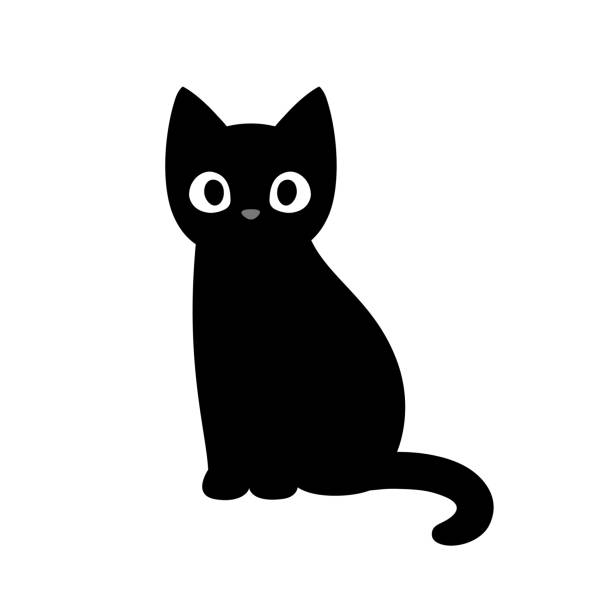
#> input picture recurrentTheme.jpg, 612 x 612 px
$ python main.py
#> lines starting #> are read from the running program, lines starting #| are printed output that depends on the picture
### halftoning.py
import random as rd
import numpy as np
from PIL import Image, ImageOps
import math

########################################################################################################################
# Image stippling, take the image as input and do all the processing to generate stippling vertices.
########################################################################################################################
# Used this source for Stippling: https://www.cs.ubc.ca/labs/imager/tr/2002/secord2002b/secord.2002b.pdf

def rejectionSampling(n, path, imagestyle="brightness", x_pixel_distance = 5, y_pixel_distance = 5, contrast_threshold = 0.15, smoothing_constant = 0, invert = False):
    """
    :param n:   Desired amount of samples
    :param path:   path to image file for halftoning
    :return:    Set of crude initial stippling points
    :imagestyle: brightness or contrast as a method of point selection
    :x_pixel_distance: and :y_pixel_distance: the pixel shifts used to determine contrast between pixels
    :contrast_threshold: the value about which a threshold for point selection is formed - 100% acceptance if smoothing_constant = 0 and contrast exceeds threshold
    :smoothing_constant: Linear smoothening of probability of a point being selected about the contrast threshold - allows for lower contrast to be accepted, and higher contrast to be accepted less frequently
    :invert: If on, takes points only similar to local pixels for contrast method, or points closer to white for brightness method. If off, takes points only different from local pixels for contrast
    method, or points closer to black for brightness method.
    """
#> called with n = 200, path = 'recurrentTheme.jpg', imagestyle = 'brightness', x_pixel_distance = 5, y_pixel_distance = 5, contrast_threshold = 0.15, smoothing_constant = 0, invert = False
    # Rotate and flip image
    M = Image.open(path).rotate(180)
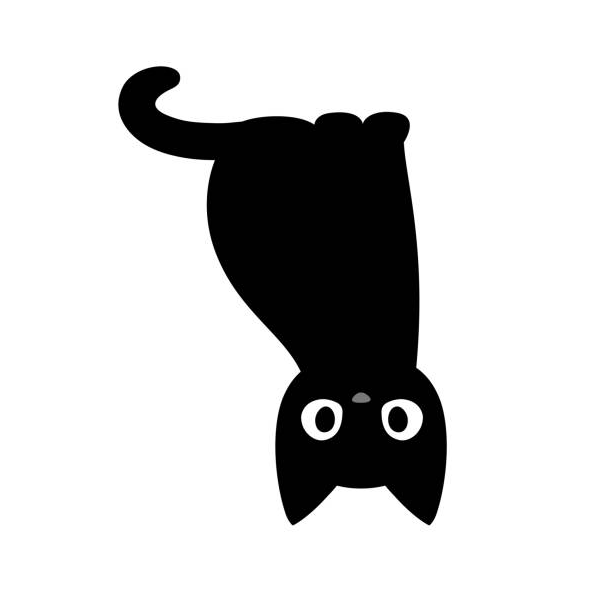
#> M: PIL image 612x612 L; min 0, max 255, mean 207
    M = ImageOps.mirror(M)
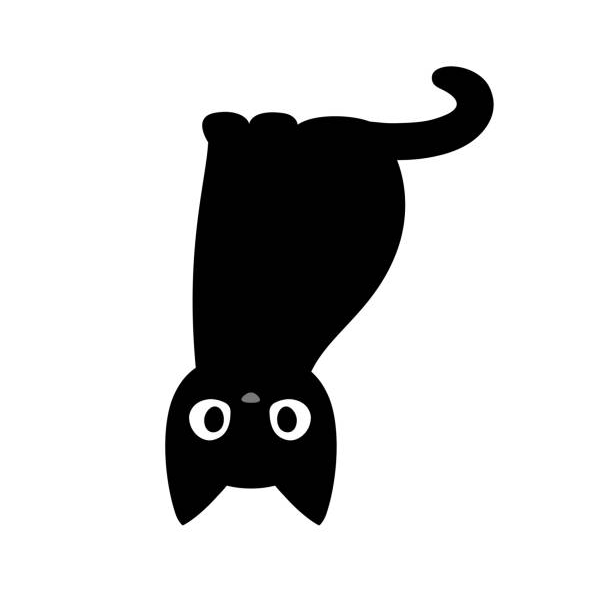
#> M: PIL image 612x612 L; min 0, max 255, mean 207
    #CONTRAST METHOD
    if imagestyle == "contrast":
        #checking some input values are legitimate
        if contrast_threshold < 0 or contrast_threshold > 1:
            raise ValueError("Contrast threshold must be a number between 0 and 1, inclusive.")
        if abs(x_pixel_distance) > M.size[0]:
            raise ValueError("x pixel shift exceeds number of x pixels")
        if abs(y_pixel_distance) > M.size[1]:
            raise ValueError("y pixel shift exceeds number of y pixels")
        #creating NP array based on image
        M_array = np.array(list(M.getdata()))
        #Checking if image has RGB pixels - if not, 'broadcasts' to RGB
        if M_array.size != M.size[1]*M.size[0]*3:
            M_array = np.stack((M_array,)*3, axis = 1)
        #reshaping array into image dimensions
        img_pixels = M_array.reshape((M.size[1], M.size[0], 3))/255
        #creating shifted contrast array based on x,y pixel distance constants
        contrast_array = np.array([[np.linalg.norm(img_pixels[i, j, :] - img_pixels[i-x_pixel_distance, j-y_pixel_distance, :])/np.sqrt(3) for j in range(max(0,x_pixel_distance), min(M.size[0], M.size[0]+x_pixel_distance))] for i in range(max(0,y_pixel_distance), min(M.size[1], M.size[1]+y_pixel_distance))])
        r = len(contrast_array)
        c = len(contrast_array[0])
        a = 0
        #preemptively creating blank point
        X = [0] * n
        Y = [0] * n
        #creating appropriate smoothing function, if smoothing is enabled
        if smoothing_constant > 0 and smoothing_constant <= 1:
            smoothing_slope = 1/(2*contrast_threshold*smoothing_constant)
        #raising value error if smoothing error is impossible value
        elif smoothing_constant < 0 or smoothing_constant > 1:
            raise ValueError("Smoothing constant must be a value between 0 and 1, inclusive.")
        #checking if inversion is on, reflecting acceptance probabilities about 0.5 if so
        if invert == False:
            if smoothing_constant == 0:
                while a < n:
                    #choosing random x and y points
                    x = int(rd.uniform(0, c))
                    y = int(rd.uniform(0, r))
                    #accepting all points with sufficient contrast, incrementing point accepted counter
                    if contrast_array[y][x] > contrast_threshold:
                        X[a] = x
                        Y[a] = y
                        a += 1
            else:
                #mostly identical code
                x = int(rd.uniform(0, c))
                y = int(rd.uniform(0, r))
                #creating acceptance probability for point based on appropriate smoothing function if so
                acceptance_probability = max(min(1, smoothing_slope*(contrast_array[y][x]-contrast_threshold)+0.5), 0)
                #randomly accepting point and incrementing points accepted, otherwise it returns to the pool of possible points to be selected
                if rd.random() < acceptance_probability:
                    X[a] = x
                    Y[a] = y
                    a += 1
        else:
            #mostly identical code
            if smoothing_constant == 0:
                while a < n:
                    x = int(rd.uniform(0, c))
                    y = int(rd.uniform(0, r))
                    #switching inequality sign
                    if contrast_array[y][x] < contrast_threshold:
                        X[a] = x
                        Y[a] = y
                        a += 1
            else:
                x = int(rd.uniform(0, c))
                y = int(rd.uniform(0, r))
                #1-acceptance probability, in order to reflect values between 0 and 1 about 0.5
                acceptance_probability = max(min(1, 1-smoothing_slope*(contrast_array[y][x]-contrast_threshold)+0.5), 0)
                if rd.random() < acceptance_probability:
                    X[a] = x
                    Y[a] = y
                    a += 1
        #returning appropriate array
        return np.array([[X[i], Y[i]] for i in range(len(X))])

    #BRIGHTNESS METHOD
    #majority of pieces of code are identical to those in contrast method - refer to comments above
    if imagestyle == "brightness":
        M_gray = M.convert('L')
        M_pixels = np.array(list(M_gray.getdata())).reshape((M_gray.size[1], M_gray.size[0]))/255
        r = len(M_pixels)      # Rows
#> r = 612
        c = len(M_pixels[0])   # Columns
#> c = 612
        a = 0           # Accepted samples
        X = [0] * n
        Y = [0] * n
        if invert == False:
            while a < n:
                x = int(rd.uniform(0, c))
                y = int(rd.uniform(0, r))
                u = rd.uniform(0, 1)
                if u > M_pixels[y][x]:
                    X[a] = x
                    Y[a] = y
                    a += 1
#> this loop made 1237 passes
#> (x, y) on passes 1 to 3: (516, 463), (158, 312), (479, 185)
#> after the loop, X = 200 values, max 485 at index 157, min 166 at index 72, mean 296.1; Y = 200 values, max 508 at index 133, min 78 at index 141, mean 288.4; a = 200
        else:
            while a < n:
                x = int(rd.uniform(0, c))
                y = int(rd.uniform(0, r))
                u = rd.uniform(0, 1)
                if u < M_pixels[y][x]:
                    X[a] = x
                    Y[a] = y
                    a += 1
        return np.array([[X[i], Y[i]] for i in range(len(X))])

### graph.py
# Create Graph class here, with appropriate built in methods
# OR-Tools https://developers.google.com/optimization/install/python/windows
from ortools.constraint_solver import routing_enums_pb2
from ortools.constraint_solver import pywrapcp
import numpy as np
from tqdm import tqdm
from matplotlib import pyplot as plt
from scipy import interpolate

class Graph:
    def __init__(self) -> None:
        """Initlializes Graph object.
        All attributes initially None.

        self.nodes shall contain array of nodes in graph
        self.distM will be a matrix containing all mutual distances of nodes.
        """
        self.nodes = None
        self.distM = None

    def setNodes(self, nodes):
        """Sets self.nodes to given nodes after removing duplicates

        Args:
            nodes (numpy ndarray): Array of nodes

        Raises:
            TypeError: If nodes not a numpy array
            ValueError: If array has wrong shape
        """
        # Error handling
        if not isinstance(nodes,np.ndarray):
            raise TypeError("Nodes must be a numpy array")
        if nodes.shape[1] != 2:
            raise ValueError("Array must have 2 columns")

        # Remove duplicates
        tuplelist = [tuple(row) for row in nodes]
        self.nodes = np.unique(tuplelist, axis=0)

    def setDistMatrix(self):
        """
        Creates and sets self.distM to the distance matrix.
        """
        n = len(self.nodes)
        dist = np.zeros((n,n))
        for i in tqdm(range(n)):  #Progress bar for the outer loop
            for j in range(i+1):
                P1, P2 = self.nodes[i], self.nodes[j]
                d = np.sqrt((P1[0]-P2[0])**2+(P1[1]-P2[1])**2)
                dist[i][j], dist[j][i] = d, d
        self.distM = dist


    def TSP(self, scalingfactor = 100, timelimit=30):
        """Approximately solves TSP on nodes in self using a heuristic.

        Args:
            scalingfactor (int, optional): Factor to reduce rounding error, must be higher if points are close.
            timelimit (int, optional): The time limit for the TSP solver, it will not run longer than that.
        """
        #Solve TSP here and return graph object with adjacencylist containing the edges
        #approximated Hamiltonian cycle.
        #From OR tools documentation:

        # Structure needed for package TSP solver.
        # depot -> starting node
        # num_vehicles -> number of "salesmen"
        data = {"distance_matrix":self.distM,"num_vehicles":1,"depot":0}
        manager = pywrapcp.RoutingIndexManager(len(data['distance_matrix']),data['num_vehicles'], data['depot'])
        routing = pywrapcp.RoutingModel(manager)

        # [13 lines left out: function distance_callback, not called in this run]

        transit_callback_index = routing.RegisterTransitCallback(distance_callback)
        #Set cost function
        routing.SetArcCostEvaluatorOfAllVehicles(transit_callback_index)

        print("TSP solver framework constructed. Setting solver parameters")

        # Set search parameters and heuristic
        search_parameters = pywrapcp.DefaultRoutingSearchParameters()
        # Heuristic 1
        #search_parameters.first_solution_strategy = (routing_enums_pb2.FirstSolutionStrategy.PATH_CHEAPEST_ARC)

        # Heuristic 2
        search_parameters.local_search_metaheuristic = (routing_enums_pb2.LocalSearchMetaheuristic.GUIDED_LOCAL_SEARCH)
        search_parameters.time_limit.seconds = timelimit  # Sets alotted time limit
        search_parameters.log_search = True # Prints log information during solving.

        print("Solving...")
        # Solve
        solution = routing.SolveWithParameters(search_parameters)

        print("Solver finished")
        # Get the approximated optimal order of nodes for the shortest path as a list of indexes
        index = routing.Start(0)
        route = [manager.IndexToNode(index)]
        while not routing.IsEnd(index):
            index = solution.Value(routing.NextVar(index))
            route.append(manager.IndexToNode(index))

        # re-order self.nodes to be order of (approximately) optimal path
        self.nodes = self.nodes[route]
        self.distM = None   # Distance matrix no longer valid

    def plot(self, style="line"):
        """Plots the nodes of the graph in the given style.

        Args:
            style (str, optional): Plots line graph, spline graph or point graph. Defaults to "line".
        """
        fig, ax = plt.subplots(1,1)
        if style=="line":
            ax.plot(self.nodes[:,0], self.nodes[:,1])
        elif style=="spline":
            X = self.nodes[:,0]
            Y = self.nodes[:,1]
            #create spline function
            f, _ = interpolate.splprep([X, Y], s=0, per=True)
            #Create interpolated list of points and plot
            xint, yint = interpolate.splev(np.linspace(0, 1, len(self.nodes)*20), f)
            ax.plot(xint, yint)
        else:
            ax.plot(self.nodes[:,0], self.nodes[:,1],"b.",markersize=1)
        plt.show()

### main.py
from graph import Graph
from halftoning import rejectionSampling

# Generate test data points
n=200
# Path to image file
path = 'recurrentTheme.jpg'
# Generate points
nodes = rejectionSampling(n, path, imagestyle = "brightness")
#> nodes = 200 pairs, first value 166 to 485, second value 78 to 508

# Create graph object solve TSP
G = Graph()
G.setNodes(nodes)
#> in setNodes, `tuplelist = [tuple(row) for row in nodes]`: tuplelist has the same summary as nodes outside setNodes
#> in setNodes, `self.nodes = np.unique(tuplelist, axis=0)`: self.nodes has the same summary as nodes outside setNodes
G.setDistMatrix()
#> in setDistMatrix, `n = len(self.nodes)`: n = 200
#> after the loop in setDistMatrix, `for i in tqdm(range(n)):`:
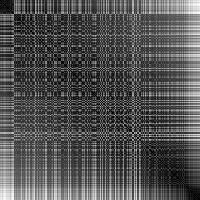
#> dist: shape (200, 200) float64; min 0, max 509.8, mean 167.3; drawn with min black and max white
G.TSP(timelimit=30)
#> (the call stopped at in TSP, `manager = pywrapcp.RoutingIndexManager(len(data['distance_matrix']),da..`: ortools is not available in this run)

# Plot points and approximate optimal path
G.plot(style="point")
#> in plot, `plt.show()`:
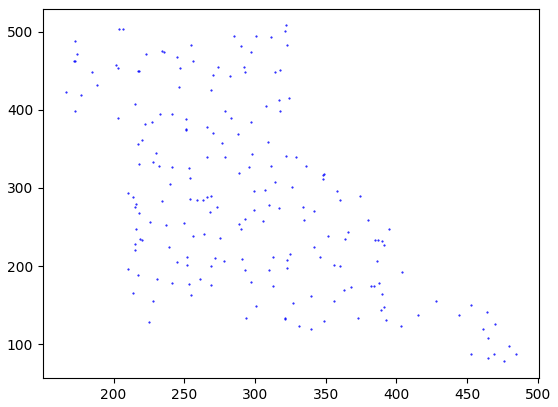
#> figure drawn by matplotlib, 1 panel
G.plot(style="line")
#> call 2 of plot, with style = 'line'
#> in plot (call 2), `plt.show()`:
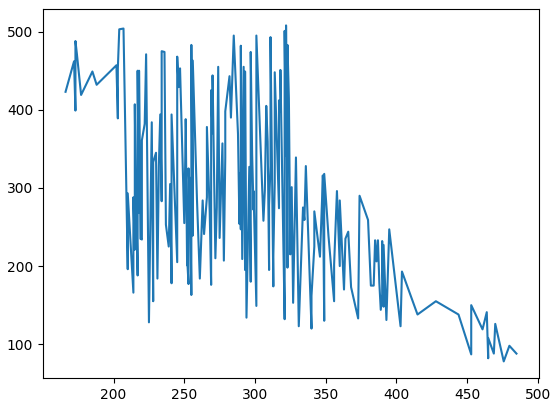
#> figure drawn by matplotlib, 1 panel
G.plot(style="spline")
#> call 3 of plot, with style = 'spline'
#> in plot (call 3), `X = self.nodes[:,0]`: X = 200 values from 166 to 485
#> in plot (call 3), `Y = self.nodes[:,1]`: Y = 200 values, max 508 at index 136, min 78 at index 197, mean 288.4
#> in plot (call 3), `f, _ = interpolate.splprep([X, Y], s=0, per=True)`: f = 3 items
#> in plot (call 3), `xint, yint = interpolate.splev(np.linspace(0, 1, len(self.nodes)*20), f)`: xint = 4000 values, max 480.8 at index 3918, min 165.8 at index 3998, mean 288.4; yint = 4000 values, max 517.7 at index 2914, min 78.21 at index 3911, mean 301
#> in plot (call 3), `plt.show()`:
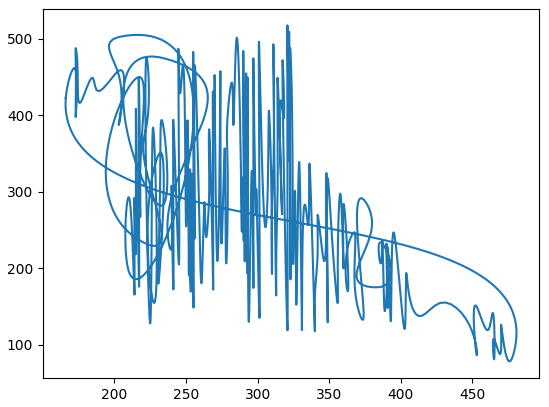
#> figure drawn by matplotlib, 1 panel
